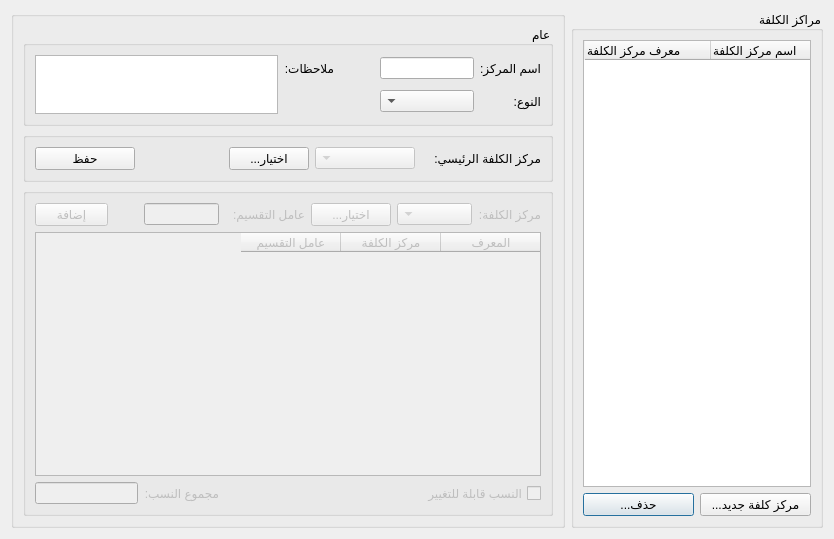
<?xml version="1.0" encoding="UTF-8"?>
<ui version="4.0">
 <class>CostCenters</class>
 <widget class="QDialog" name="CostCenters">
  <property name="windowModality">
   <enum>Qt::WindowModal</enum>
  </property>
  <property name="geometry">
   <rect>
    <x>0</x>
    <y>0</y>
    <width>834</width>
    <height>539</height>
   </rect>
  </property>
  <property name="minimumSize">
   <size>
    <width>800</width>
    <height>0</height>
   </size>
  </property>
  <property name="maximumSize">
   <size>
    <width>1000</width>
    <height>16777215</height>
   </size>
  </property>
  <property name="windowTitle">
   <string>مراكز الكلفة</string>
  </property>
  <property name="windowIcon">
   <iconset>
    <normaloff>icons/dispatch.png</normaloff>icons/dispatch.png</iconset>
  </property>
  <property name="layoutDirection">
   <enum>Qt::RightToLeft</enum>
  </property>
  <property name="modal">
   <bool>true</bool>
  </property>
  <layout class="QGridLayout" name="gridLayout_8">
   <item row="0" column="0">
    <widget class="QGroupBox" name="groupBox">
     <property name="minimumSize">
      <size>
       <width>250</width>
       <height>0</height>
      </size>
     </property>
     <property name="maximumSize">
      <size>
       <width>300</width>
       <height>16777215</height>
      </size>
     </property>
     <property name="title">
      <string>مراكز الكلفة</string>
     </property>
     <layout class="QGridLayout" name="gridLayout_3">
      <item row="1" column="1">
       <widget class="QPushButton" name="delete_btn">
        <property name="text">
         <string>...حذف</string>
        </property>
       </widget>
      </item>
      <item row="1" column="0">
       <widget class="QPushButton" name="new_btn">
        <property name="text">
         <string>...مركز كلفة جديد</string>
        </property>
       </widget>
      </item>
      <item row="0" column="0" colspan="2">
       <widget class="QTreeWidget" name="cost_centers_tree">
        <column>
         <property name="text">
          <string>اسم مركز الكلفة</string>
         </property>
        </column>
        <column>
         <property name="text">
          <string>معرف مركز الكلفة</string>
         </property>
        </column>
       </widget>
      </item>
     </layout>
    </widget>
   </item>
   <item row="0" column="1">
    <widget class="QGroupBox" name="groupBox_2">
     <property name="title">
      <string/>
     </property>
     <layout class="QGridLayout" name="gridLayout_4">
      <item row="1" column="0">
       <widget class="QGroupBox" name="parent_groupBox">
        <property name="enabled">
         <bool>true</bool>
        </property>
        <property name="maximumSize">
         <size>
          <width>16777215</width>
          <height>16777215</height>
         </size>
        </property>
        <property name="layoutDirection">
         <enum>Qt::RightToLeft</enum>
        </property>
        <property name="title">
         <string/>
        </property>
        <layout class="QGridLayout" name="gridLayout_5">
         <item row="0" column="1">
          <widget class="QComboBox" name="parent_combobox">
           <property name="enabled">
            <bool>false</bool>
           </property>
           <property name="minimumSize">
            <size>
             <width>100</width>
             <height>0</height>
            </size>
           </property>
           <property name="maximumSize">
            <size>
             <width>100</width>
             <height>16777215</height>
            </size>
           </property>
          </widget>
         </item>
         <item row="0" column="4">
          <widget class="QPushButton" name="save_btn">
           <property name="minimumSize">
            <size>
             <width>100</width>
             <height>0</height>
            </size>
           </property>
           <property name="maximumSize">
            <size>
             <width>100</width>
             <height>16777215</height>
            </size>
           </property>
           <property name="text">
            <string>حفظ</string>
           </property>
          </widget>
         </item>
         <item row="0" column="0">
          <widget class="QLabel" name="label_35">
           <property name="minimumSize">
            <size>
             <width>120</width>
             <height>0</height>
            </size>
           </property>
           <property name="maximumSize">
            <size>
             <width>120</width>
             <height>16777215</height>
            </size>
           </property>
           <property name="text">
            <string>مركز الكلفة الرئيسي:</string>
           </property>
          </widget>
         </item>
         <item row="0" column="2">
          <widget class="QPushButton" name="select_parent_btn">
           <property name="text">
            <string>...اختيار</string>
           </property>
          </widget>
         </item>
         <item row="0" column="3">
          <spacer name="horizontalSpacer_3">
           <property name="orientation">
            <enum>Qt::Horizontal</enum>
           </property>
           <property name="sizeHint" stdset="0">
            <size>
             <width>20</width>
             <height>20</height>
            </size>
           </property>
          </spacer>
         </item>
        </layout>
       </widget>
      </item>
      <item row="2" column="0">
       <widget class="QGroupBox" name="aggregation_distributive_groupBox">
        <property name="enabled">
         <bool>false</bool>
        </property>
        <property name="title">
         <string/>
        </property>
        <layout class="QGridLayout" name="gridLayout_2">
         <item row="0" column="2">
          <widget class="QPushButton" name="select_cost_center_btn">
           <property name="text">
            <string>...اختيار</string>
           </property>
          </widget>
         </item>
         <item row="0" column="4" colspan="2">
          <widget class="QLineEdit" name="division_factor_input">
           <property name="maximumSize">
            <size>
             <width>75</width>
             <height>16777215</height>
            </size>
           </property>
          </widget>
         </item>
         <item row="2" column="4">
          <widget class="QLabel" name="label_8">
           <property name="maximumSize">
            <size>
             <width>80</width>
             <height>16777215</height>
            </size>
           </property>
           <property name="text">
            <string>مجموع النسب:</string>
           </property>
          </widget>
         </item>
         <item row="0" column="1">
          <widget class="QComboBox" name="cost_center_combobox">
           <property name="minimumSize">
            <size>
             <width>75</width>
             <height>0</height>
            </size>
           </property>
           <property name="maximumSize">
            <size>
             <width>75</width>
             <height>16777215</height>
            </size>
           </property>
          </widget>
         </item>
         <item row="0" column="0">
          <widget class="QLabel" name="label_2">
           <property name="maximumSize">
            <size>
             <width>70</width>
             <height>16777215</height>
            </size>
           </property>
           <property name="text">
            <string>مركز الكلفة:</string>
           </property>
          </widget>
         </item>
         <item row="0" column="3">
          <widget class="QLabel" name="label_7">
           <property name="minimumSize">
            <size>
             <width>80</width>
             <height>0</height>
            </size>
           </property>
           <property name="text">
            <string>عامل التقسيم:</string>
           </property>
          </widget>
         </item>
         <item row="2" column="5" colspan="2">
          <widget class="QLineEdit" name="division_factors_sum_input">
           <property name="text">
            <string/>
           </property>
          </widget>
         </item>
         <item row="1" column="0" colspan="7">
          <widget class="QTableWidget" name="aggregation_distributive_table">
           <property name="alternatingRowColors">
            <bool>true</bool>
           </property>
           <property name="selectionMode">
            <enum>QAbstractItemView::SingleSelection</enum>
           </property>
           <property name="selectionBehavior">
            <enum>QAbstractItemView::SelectRows</enum>
           </property>
           <attribute name="horizontalHeaderVisible">
            <bool>true</bool>
           </attribute>
           <attribute name="verticalHeaderVisible">
            <bool>false</bool>
           </attribute>
           <column>
            <property name="text">
             <string>المعرف</string>
            </property>
           </column>
           <column>
            <property name="text">
             <string>مركز الكلفة</string>
            </property>
           </column>
           <column>
            <property name="text">
             <string>عامل التقسيم</string>
            </property>
           </column>
          </widget>
         </item>
         <item row="2" column="0" colspan="2">
          <widget class="QCheckBox" name="division_factor_changable_checkbox">
           <property name="sizePolicy">
            <sizepolicy hsizetype="Expanding" vsizetype="Preferred">
             <horstretch>0</horstretch>
             <verstretch>0</verstretch>
            </sizepolicy>
           </property>
           <property name="text">
            <string>النسب قابلة للتغيير</string>
           </property>
          </widget>
         </item>
         <item row="0" column="6">
          <widget class="QPushButton" name="add_btn">
           <property name="minimumSize">
            <size>
             <width>40</width>
             <height>0</height>
            </size>
           </property>
           <property name="maximumSize">
            <size>
             <width>75</width>
             <height>16777215</height>
            </size>
           </property>
           <property name="text">
            <string>إضافة</string>
           </property>
          </widget>
         </item>
        </layout>
       </widget>
      </item>
      <item row="0" column="0">
       <widget class="QGroupBox" name="groupBox_3">
        <property name="minimumSize">
         <size>
          <width>0</width>
          <height>100</height>
         </size>
        </property>
        <property name="maximumSize">
         <size>
          <width>16777215</width>
          <height>100</height>
         </size>
        </property>
        <property name="layoutDirection">
         <enum>Qt::RightToLeft</enum>
        </property>
        <property name="title">
         <string>عام</string>
        </property>
        <layout class="QGridLayout" name="gridLayout">
         <item row="1" column="1">
          <widget class="QComboBox" name="type_combobox"/>
         </item>
         <item row="0" column="1">
          <widget class="QLineEdit" name="name_input"/>
         </item>
         <item row="0" column="0">
          <widget class="QLabel" name="label">
           <property name="text">
            <string>اسم المركز:</string>
           </property>
          </widget>
         </item>
         <item row="0" column="4" rowspan="2">
          <widget class="QPlainTextEdit" name="notes_input"/>
         </item>
         <item row="0" column="2">
          <spacer name="horizontalSpacer">
           <property name="orientation">
            <enum>Qt::Horizontal</enum>
           </property>
           <property name="sizeType">
            <enum>QSizePolicy::Fixed</enum>
           </property>
           <property name="sizeHint" stdset="0">
            <size>
             <width>40</width>
             <height>20</height>
            </size>
           </property>
          </spacer>
         </item>
         <item row="1" column="0">
          <widget class="QLabel" name="label_34">
           <property name="text">
            <string>النوع:</string>
           </property>
          </widget>
         </item>
         <item row="0" column="3">
          <widget class="QLabel" name="label_6">
           <property name="text">
            <string>ملاحظات:</string>
           </property>
          </widget>
         </item>
        </layout>
       </widget>
      </item>
     </layout>
    </widget>
   </item>
  </layout>
 </widget>
 <resources/>
 <connections/>
</ui>
